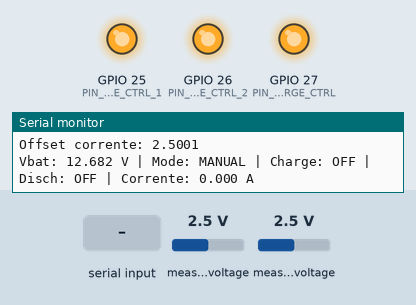
The sketch below on a simulated ESP32. Parts: output pins drawn as LEDs (lit = HIGH), the last lines printed to the serial monitor. The inputs (shaded band) are chosen by the test bench; at power-on: measured voltage 2.5 V.

Above: at 1.5 s.
1.6 s: "AUTO\n" received over Serial
At 3.2 s:
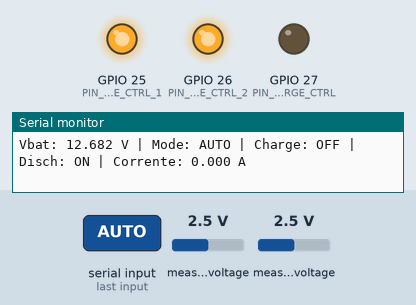
3.5 s: measured voltage (sensor 200) set to 0.7 V
5.4 s: measured voltage (sensor 200) set to 0.4 V
At 7.3 s:
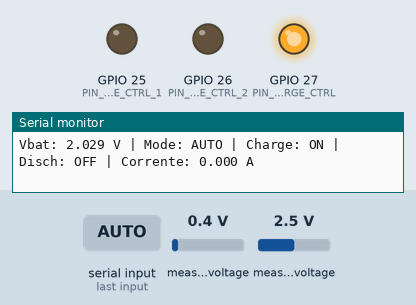
8.0 s: "DISCH ON\n" received over Serial
At 9.4 s:
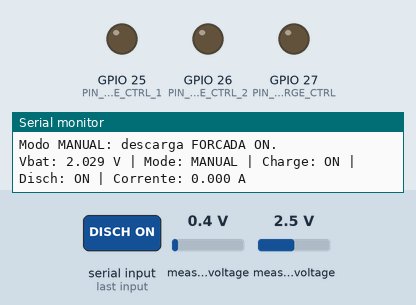
Timing chart, 0 to 19.6 s (numbered marks = the images above; inputs shaded):
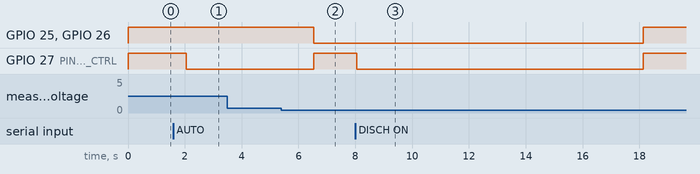

Measured:
- the behaviour switches between 0.6 and 0.5 V on measured voltage (sensor 200) (found by bisection; images 1 and 2)
- after the input at 1.6 s, GPIO 27 (PIN_DISCHARGE_CTRL): HIGH → LOW after 0.45 s
- after the input at 5.4 s, GPIO 25 (PIN_CHARGE_CTRL_1), GPIO 26 (PIN_CHARGE_CTRL_2): HIGH → LOW after 1.1 s; GPIO 27 (PIN_DISCHARGE_CTRL): LOW → HIGH after 1.1 s
- after the input at 8.0 s, GPIO 25 (PIN_CHARGE_CTRL_1), GPIO 26 (PIN_CHARGE_CTRL_2): LOW → HIGH after 10.1 s instead of 3.7 s; GPIO 27 (PIN_DISCHARGE_CTRL): HIGH → LOW after 0.06 s, → HIGH 10.1 s later

The sketch:

v_4.0.ino
```cpp
#include <Wire.h>
#include <Adafruit_ADS1X15.h>

Adafruit_ADS1115 ads;

// ======== CONFIGURAÇÃO GERAL ========

int autoState = 0;  // 0=carga, 1=descarga

const float V_BATT_MIN = 3.0;
const float V_BATT_MIN_REENABLE = 3.05;
const float V_BATT_MAX = 4.2;
const float V_BATT_MAX_REENABLE = 4.15;
const float DIVISOR = 5.0;

const int PIN_CHARGE_CTRL_1 = 25;
const int PIN_CHARGE_CTRL_2 = 26;
const int PIN_DISCHARGE_CTRL = 27;

float calib_factor = 1.0145;

const float ADS_VFSR = 4.096f;
const float ADC_COUNTS = 32767.0f;

const float SENSIBILIDADE = 0.0098; // V/A (para ACS712-30A)
const int CANAL_CORRENTE = 1;       // A1
const int CANAL_TENSAO = 0;         // A0
const int NUM_AMOSTRAS = 30;

float offset_corrente = 0.0;

// ======== MODO DE OPERAÇÃO ========
enum Mode { AUTO, MANUAL };
Mode mode = MANUAL;

bool forceCharge = false;
bool forceDischarge = false;

// ======== FREE RTOS ========
unsigned long lastSerialTime = 0;  // último tempo em que recebeu algo
const unsigned long TIMEOUT_USB = 10000; // 10 segundos

TaskHandle_t TaskCore0;
TaskHandle_t TaskCore1;

// ======== FUNÇÕES ========

float lerMediaADC(uint8_t canal) {
  long soma = 0;
  for (int i = 0; i < NUM_AMOSTRAS; i++) {
    soma += ads.readADC_SingleEnded(canal);
    delay(2);
  }
  return soma / (float)NUM_AMOSTRAS;
}

// Lê tensão da bateria
float readBatteryVoltage(uint8_t ch) {

  int16_t adc_raw = lerMediaADC(ch);

  float v_adc = adc_raw * (ADS_VFSR / ADC_COUNTS);

  // --- DETECTAR DESCONEXÃO ---
  // Se a leitura for muito baixa (< 0.20 V na entrada do ADS),
  // significa provavelmente que não existe bateria.
  if (v_adc < 0.20) {
    return 0.0;
  }

  // Caso contrário, bateria conectada → apenas converter normalmente
  float v_real = (v_adc * DIVISOR) * calib_factor;
  return v_real;
}

float rawToVolts(float raw) {
    return raw * (ADS_VFSR / ADC_COUNTS);
}

// Lê corrente do sensor ACS712
float lerCorrente() {
    float raw = lerMediaADC(CANAL_CORRENTE);
    float volts = rawToVolts(raw);

    float vsignal = volts - offset_corrente;   // remove o offset de 2.5V

    float corrente = vsignal / SENSIBILIDADE;

    //proteção contra ruído pequeno
    if (abs(corrente) < 0.05)   // valores menores que 50mA = 0
        return 0.0;

    // nunca negativo
    if (corrente < 0) corrente = 0;
    // nunca acima do máx possível
    if (corrente > 0.54) corrente = 0.54;
    // corrente zero se o circuito de descarga estiver desativado
    if (forceDischarge == false) corrente = 0;

    return corrente;
}

void setCharge(bool on) {
  digitalWrite(PIN_CHARGE_CTRL_1, on ? LOW : HIGH);
  digitalWrite(PIN_CHARGE_CTRL_2, on ? LOW : HIGH);
}

void setDischarge(bool on) {
  digitalWrite(PIN_DISCHARGE_CTRL, on ? LOW : HIGH);
}

// ======== COMANDOS SERIAL ========
void handleSerialCommand(String cmd) {
  cmd.trim();
  cmd.toUpperCase();

  if (cmd == "AUTO") {
    mode = AUTO;
    Serial.println("Modo AUTOMATICO ativado.");
  }
  else if (cmd == "CHARGE ON") {
    mode = MANUAL; forceCharge = true;
    setCharge(true);
    Serial.println("Modo MANUAL: carga FORCADA ON.");
  }
  else if (cmd == "CHARGE OFF") {
    mode = MANUAL; forceCharge = false;
    setCharge(false);
    Serial.println("Modo MANUAL: carga FORCADA OFF.");
  }
  else if (cmd == "DISCH ON") {
    mode = MANUAL; forceDischarge = true;
    setDischarge(true);
    Serial.println("Modo MANUAL: descarga FORCADA ON.");
  }
  else if (cmd == "DISCH OFF") {
    mode = MANUAL; forceDischarge = false;
    setDischarge(false);
    Serial.println("Modo MANUAL: descarga FORCADA OFF.");
  }
  else if (cmd == "USB ON") {
    // sinal recebido da serial indicando que o PC está conectado
    lastSerialTime = millis();
  }
  else {
    Serial.println("Comando invalido.");
  }
}

// ======== TAREFA DO CORE 0 (lógica principal) ========
void taskCore0(void *pvParameters) {
  for (;;) {
    float v_batt = readBatteryVoltage(CANAL_TENSAO);
    float corrente = lerCorrente();

    if (mode == AUTO) {

      // --- AUTO-TESTE: ciclo automático completo ---

      if (autoState == 0) {
          //
          // ------------- FASE DE CARGA -------------
          //

          if (v_batt < V_BATT_MAX) {

              // continua carregando
              setDischarge(false);
              setCharge(true);
              forceCharge = true;
              forceDischarge = false;

          } else {

              // atingiu o máximo - troca para descarga
              autoState = 1;

              setCharge(false);
              setDischarge(true);
              forceCharge = false;
              forceDischarge = true;
          }
      }
      else {
          //
          // ------------- FASE DE DESCARGA -------------
          //

          if (v_batt > V_BATT_MIN) {

              // continua descarregando
              setCharge(false);
              setDischarge(true);
              forceCharge = false;
              forceDischarge = true;

          } else {

              // atingiu o mínimo - troca para carga
              autoState = 0;

              setDischarge(false);
              setCharge(true);
              forceCharge = true;
              forceDischarge = false;
          }
      }

    } else {
      // --- MODO MANUAL ---
      setCharge(forceCharge);
      setDischarge(forceDischarge);
    }


    Serial.print("Vbat: ");
    Serial.print(v_batt, 3);
    Serial.print(" V | Mode: ");
    Serial.print((mode == AUTO) ? "AUTO" : "MANUAL");
    Serial.print(" | Charge: ");
    Serial.print(forceCharge ? "ON" : "OFF");
    Serial.print(" | Disch: ");
    Serial.print(forceDischarge ? "ON" : "OFF");
    Serial.print(" | Corrente: ");
    Serial.print(corrente, 3);
    Serial.println(" A");

    vTaskDelay(pdMS_TO_TICKS(500));
  }
}

// ======== TAREFA DO CORE 1 (monitor USB) ========
void taskCore1(void *pvParameters) {
  for (;;) {
    if (Serial.available()) {
      String cmd = Serial.readStringUntil('\n');
      handleSerialCommand(cmd);
      lastSerialTime = millis(); // atualiza tempo da última comunicação
    }

    // verifica timeout
    if (millis() - lastSerialTime > TIMEOUT_USB) {
      // tempo limite sem comunicação USB
      forceCharge = false;
      forceDischarge = false;
      mode = MANUAL; // garante que não entre em AUTO sozinho
      setCharge(false);
      setDischarge(false);
      Serial.println("Sem comunicação USB há 10s — desligando relés e travando em MANUAL");
    }

    vTaskDelay(pdMS_TO_TICKS(100)); // checa a cada 100ms
  }
}

void setup() {
  Serial.begin(115200);
  Wire.begin(21, 22);

  if (!ads.begin(0x49)) {
    Serial.println("Erro: ADS1115 nao inicializou!");
    while (1);
  }

  ads.setGain(GAIN_ONE);

  pinMode(PIN_CHARGE_CTRL_1, OUTPUT);
  pinMode(PIN_CHARGE_CTRL_2, OUTPUT);
  pinMode(PIN_DISCHARGE_CTRL, OUTPUT);

  setCharge(false);
  setDischarge(false);

  Serial.println("Sistema iniciado (modo MANUAL, CHARGE OFF / DISCH OFF).");
  Serial.println("Comandos: AUTO | CHARGE ON | CHARGE OFF | DISCH ON | DISCH OFF | USB ON");

  float raw = lerMediaADC(CANAL_CORRENTE);
  offset_corrente = rawToVolts(raw);

  Serial.print("Offset corrente: ");
  Serial.println(offset_corrente, 4);

  lastSerialTime = millis(); // inicia com tempo atual

  // Cria as tarefas nos dois núcleos
  xTaskCreatePinnedToCore(taskCore0, "TaskCore0", 8192, NULL, 1, &TaskCore0, 0);
  xTaskCreatePinnedToCore(taskCore1, "TaskCore1", 8192, NULL, 1, &TaskCore1, 1);
}

void loop() {
  // Nada — o FreeRTOS controla as tasks
}
```
